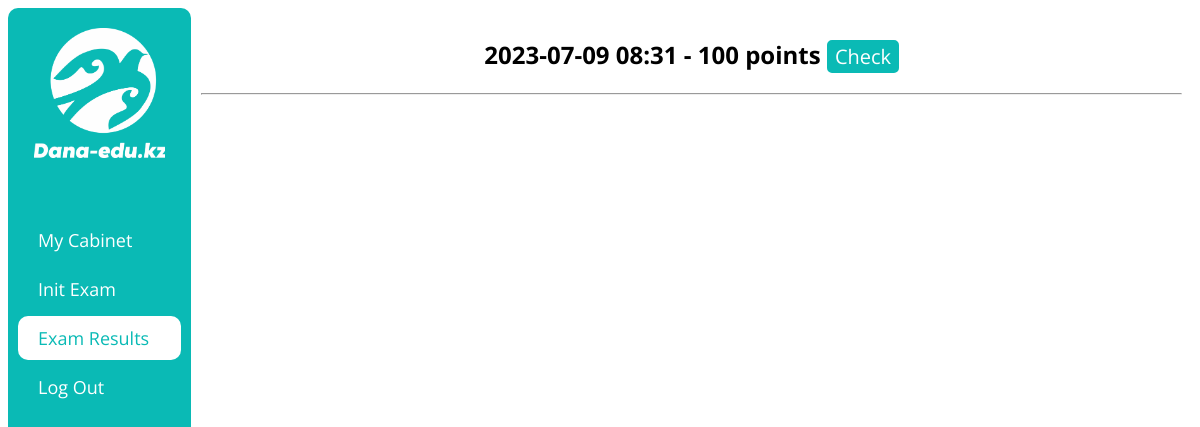
/exam_results (signed in), run on an earlier commit of the app's database.
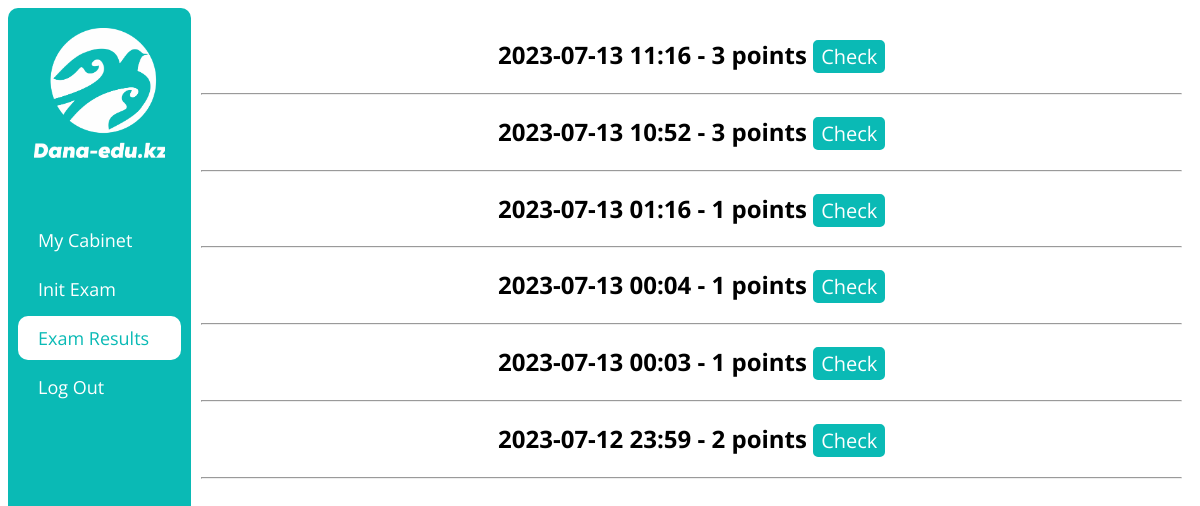
And on a later commit of the database.
### examapp/models.py (models this page shows, shortened)
class Result(models.Model):
    user = models.ForeignKey('CustomUser', on_delete=models.CASCADE)
    variant = models.ForeignKey('Variant', on_delete=models.CASCADE)
    subjects = models.ManyToManyField('Subject')
    starts_at = models.DateTimeField(auto_now=True)
    ends_at = models.DateTimeField(null=True, blank=True)
    points = models.PositiveSmallIntegerField(default=0)
    questions = models.ManyToManyField('Question', blank=True)
    answers = models.ManyToManyField('PupilAnswer', blank=True)

### examapp/views.py (the view)
# urls.py: path('exam_results', examResultsView, name='exam_results_url'),
@login_required(login_url='login_url')
def examResultsView(request):
    results = Result.objects.filter(user=request.user).order_by('-starts_at')
    context = {'results': results, 'urls': getUserUrls(request.user)}
    return render(request, 'exam_results_page.html', context)

### examapp/functions.py (called while the page is built)
def getUserUrls(user) -> []:
    urls = [{'text': 'My Cabinet', 'url': 'cabinet_url'}]
    if user.type == 'PU':
        urls.append({'text': 'Init Exam', 'url': 'exam_init_url'})
        urls.append({'text': 'Exam Results', 'url': 'exam_results_url'})
    if user.type == 'MO':
        urls.append({'text': 'Add Question', 'url': 'add_questions_init_url'})
        urls.append({'text': 'Set Exam For Groups', 'url': 'set_exam_for_groups_url'})
    urls.append({'text': 'Log Out', 'url': 'logout_url'})
    return urls

### templates/exam_results_page.html
{% extends 'base.html' %}
{% block content %}
    {% for result in results %}
        <h2>
            {{ result.starts_at|date:'Y-m-d H:i' }} - {{ result.points }} points
            <button class="btn" onclick="location.href='{% url 'exam_result_url' result.id %}'">Check</button>
        </h2>
        <hr>
    {% endfor %}
{% endblock content %}

### templates/base.html (shortened to what this page needs)
<!DOCTYPE html>
{% load static %}
<html lang="en">
<head>
    <link rel="stylesheet" type="text/css" href="{% static 'css/style.css' %}?{% now 'U' %}">
</head>
<body>
    <div class="wrapper">
        <div id="sidebar">
            <a href="{% url 'home_url' %}">
                <img id="sidebar_logo" src="{% static 'images/sidebar-logo.png' %}">
            </a>
            <ul>
            {% for url in urls %}
                <li><a class="nav-link" href="{% url url.url %}">{{ url.text }}</a></li>
            {% endfor %}
            </ul>
        </div>
        <div id="content" class="content" align="center">
            {% block content %}
            {% endblock content %}
        </div>
    </div>
</body>
</html>

### static/css/style.css (style rules this page uses)
.wrapper { display: flex; }
#sidebar { background: #0ABAB5; flex: 1; border-radius: 10px; min-height: 95vh; color: #ffffff; margin: 0 0 5px; padding: 10px 10px; font-family: 'Open Sans', sans-serif; }
#sidebar a { font-family: 'Open Sans', sans-serif; font-size: 18px; color: #ffffff; }
#sidebar ul { list-style-type: none; margin: 0; padding: 0; }
#sidebar li { margin-bottom: 5px; }
#sidebar li a { display: block; text-decoration: none; padding: 10px 20px; border-radius: 10px; cursor: pointer; }
#sidebar .active { background-color: #ffffff; color: #0ABAB5; }
#sidebar_logo { max-width: 80%; max-height: 80%; display:block; margin:auto; padding: 10px 10px; margin-bottom: 50px; }
#content { flex: 6; overflow-y: scroll; height: 100vh; }
p, label, h1, h2, h3, h4, h5, h6, button, input, select { font-family: 'Open Sans', sans-serif; }
body { font-family: 'Open Sans', sans-serif; }
#content { margin: 10px; }
.btn { font-size: 20px; font-family: 'Open Sans', sans-serif; background: #0ABAB5; border-radius: 5px; color: #ffffff; border: 2px solid #0ABAB5; }

What changed in the data, as far as the page shows it:
removed Result: starts_at "2023-07-09 08:31", points "100"
added Result: starts_at "2023-07-13 11:16", points "3"
added Result: starts_at "2023-07-13 10:52", points "3"
added Result: starts_at "2023-07-13 01:16", points "1"
added Result: starts_at "2023-07-13 00:04", points "1"
added Result: starts_at "2023-07-13 00:03", points "1"
added Result: starts_at "2023-07-12 23:59", points "2"
